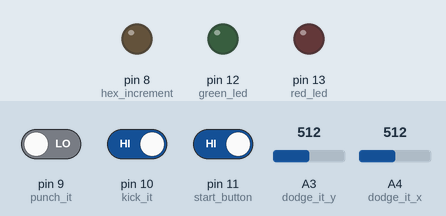
The sketch below on a simulated Arduino Uno, built with avr-gcc and run on an emulated ATmega328P. On the bench: output pins drawn as LEDs (lit = HIGH). Inputs (shaded band) come from the test bench; at power-on: pin 9 (punch_it) LOW, pin 11 (start_button) HIGH, pin 10 (kick_it) HIGH, A3 (dodge_it_y) = 512, A4 (dodge_it_x) = 512. Random numbers use the default seed unless the sketch sets one; the audio player accepts every command and is not drawn; pins used as bus, display or sensor lines are not drawn.

Above: at 1.7 s.
6.9 s: pin 9 (punch_it) driven HIGH and pin 11 (start_button) driven LOW
11.7 s: pin 9 (punch_it) driven LOW
At 16.5 s:
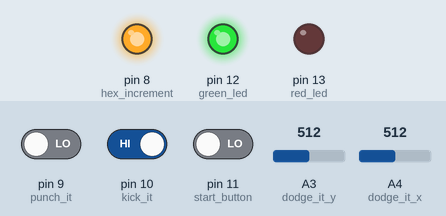
20.4 s: pin 9 (punch_it) driven HIGH
At 20.66 s:
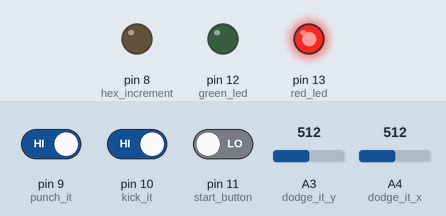
At 24.17 s:
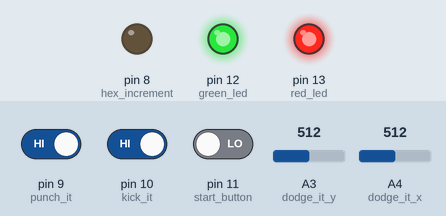
25.2 s: pin 10 (kick_it) driven LOW
30.0 s: pin 11 (start_button) driven HIGH
Timing chart, 0 to 33.0 s (numbered marks = the images above; inputs shaded):
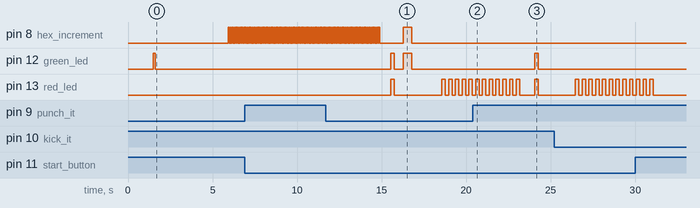

The sketch:

Battle_Bop.ino
```cpp
#include <DFRobotDFPlayerMini.h>
DFRobotDFPlayerMini myDFPlayer;

#define red_led 13
#define green_led 12
#define start_button 11
#define kick_it 10
#define dodge_it_x 18
#define dodge_it_y 17
#define punch_it 9
#define seed_generator 19
#define hex_increment 8
#define hex_reset 7
unsigned long round_start;
unsigned long round_time = 3000; // round timer (ms)
unsigned long round_end;
bool polling_inputs = false;
int score = 0;
bool test_mode = false;
bool initialized_for_test = false;

void setup() {
  // Configure all pins
  pinMode(red_led, OUTPUT);
  pinMode(green_led, OUTPUT);
  pinMode(start_button, INPUT);
  pinMode(kick_it, INPUT);
  pinMode(dodge_it_x, INPUT);
  pinMode(dodge_it_y, INPUT);
  pinMode(punch_it, INPUT);
  pinMode(seed_generator, INPUT);
  pinMode(hex_increment, OUTPUT);
  pinMode(hex_reset, OUTPUT);

  // Randomize the turn generator
  randomSeed(analogRead(seed_generator));

  //Setup for DF player
  Serial.begin(9600);
  delay(1000);
  if (!myDFPlayer.begin(Serial, false, true)) {
    // Can't use Serial.println here without interfering
    delay(100);
    while (true); // Hang if DFPlayer doesn't start
  }

  digitalWrite(green_led, HIGH);
  delay(100);
  digitalWrite(green_led, LOW);

  myDFPlayer.volume(15); // volume is range 0-30
  delay(1000);
  myDFPlayer.playMp3Folder(1); // play the welcome to Battle Bop sound
  delay(3000);
}

void loop(){
  bool start = digitalRead(start_button);
  test_mode = digitalRead(punch_it);
  test_mode = !test_mode;
  if (test_mode && !initialized_for_test){
    score = 90;
    delay(200);

    // Reset Hex
    digitalWrite(hex_reset, HIGH);
    delay(100);
    digitalWrite(hex_reset, LOW);

    // Set hex to initialized score
    for (int i = 0; i < score; i++){
      digitalWrite(hex_increment, HIGH);
      delay(50);
      digitalWrite(hex_increment, LOW);
      delay(50);
    }

    // Set proper time frame of turn
    round_time = 3000 - score*20;

    initialized_for_test = true;
  }

  else if (test_mode && initialized_for_test){
    score = 0;
    // Reset Hex
    digitalWrite(hex_reset, HIGH);
    delay(100);
    digitalWrite(hex_reset, LOW);
    initialized_for_test = false;
  }

  if (start == 0){
    delay(200);
    reset_game();
    // Clear serial monitor
    start_turn();
    delay(200);
  }

  delay(100);
}

void start_turn(){
  // Generate turn
  int num = random(1,4);
  if (num == 1){
    // Play audio of "Kick It"
    myDFPlayer.playMp3Folder(3);
    delay(500);
  }
  else if (num == 2){
    // Play audio of "Dodge It"
    myDFPlayer.playMp3Folder(5);
    delay(500);
  }
  else{
    // Play audio of "Punch It"
    myDFPlayer.playMp3Folder(4);
    delay(500);
  }

  polling_inputs = true;
  round_start = millis(); // Start round timer
  round_end = round_start + round_time;

  // Poll user inputs
  bool kick = true;
  double dodge_x = 0.0;
  double dodge_y = 0.0;
  bool punch = true;
  bool again = false;
  long int t;

  while (polling_inputs && (millis() <= round_end)){
    kick = digitalRead(kick_it);
    if (kick == false)
    {
      polling_inputs = false;
      again = process_input(1, num);
      break;
    }

    dodge_x = analogRead(dodge_it_x);
    dodge_y = analogRead(dodge_it_y);
    if (dodge_x > 700 || dodge_x < 300 || dodge_y > 700 || dodge_x < 300)
    {
      polling_inputs = false;
      again = process_input(2, num);
      break;
    }

    punch = digitalRead(punch_it);
    if (punch == false)
    {
      polling_inputs = false;
      again = process_input(3, num);
      break;
    }
  }

  if (polling_inputs && millis() - round_start > round_time){ // time expired
    again = process_input(0, num);
    myDFPlayer.playMp3Folder(8);
    initialized_for_test = false;
  }

  if (again == true){
    start_turn();
  }
  else if (score == 99){ // User won, return to loop()
    initialized_for_test = false;
  }

  else {
    initialized_for_test = false;
  }

  return 0;
}

bool process_input(int response, int prompt){
  if (response == prompt && score != 99){ // User chose correctly, not at 100
    digitalWrite(hex_increment, HIGH); // Increment hex
    digitalWrite(green_led, HIGH); // Flash green led
    delay(500);
    digitalWrite(hex_increment, LOW);
    digitalWrite(green_led, LOW);
    // display image on lcd
    round_time -= 20; // decrease round time by 20ms
    round_start = 0; // reset round start time stamp
    score++; // Increase the user's score

    return true;
  }
  else if (response == prompt){ // User won the game!
    victory();
  }

  else if (response != prompt){ // User chose incorrectly
    // Display LCD of losing
    myDFPlayer.playMp3Folder(7);
    delay(1200);
    myDFPlayer.playMp3Folder(8);

    for (int i = 0; i < 12; i++){
    digitalWrite(red_led, HIGH);
    delay(200);
    digitalWrite(red_led,LOW);
    delay(200);
    }
  }

  else{} //do nothing

  return false;
}

void victory(){
  // Play audio of "You Won"
    myDFPlayer.playMp3Folder(6);
    delay(1000);
  for (int i = 0; i < 12; i++){
    // Display LCD of winning
    digitalWrite(green_led, HIGH);
    delay(200);
    digitalWrite(green_led,LOW);
    delay(200);
  }
  test_mode = false; //  Exit test mode
  initialized_for_test = false;
}

void reset_game(){
  if (!initialized_for_test){
    // Reset hex
    digitalWrite(hex_reset, HIGH);
    delay(200);
    digitalWrite(hex_reset, LOW);
    // Reset round timer
    round_time = 3000;

    // Reset score
    score = 0;
  }

  // Reset leds
  digitalWrite(red_led, HIGH);
  digitalWrite(green_led, HIGH);
  delay(200);
  digitalWrite(red_led, LOW);
  digitalWrite(green_led, LOW);

  return 0;
}
```

Measured:
- after the input at 20.4 s, pin 12 (green_led): LOW → HIGH after 3.7 s, → LOW 0.20 s later
